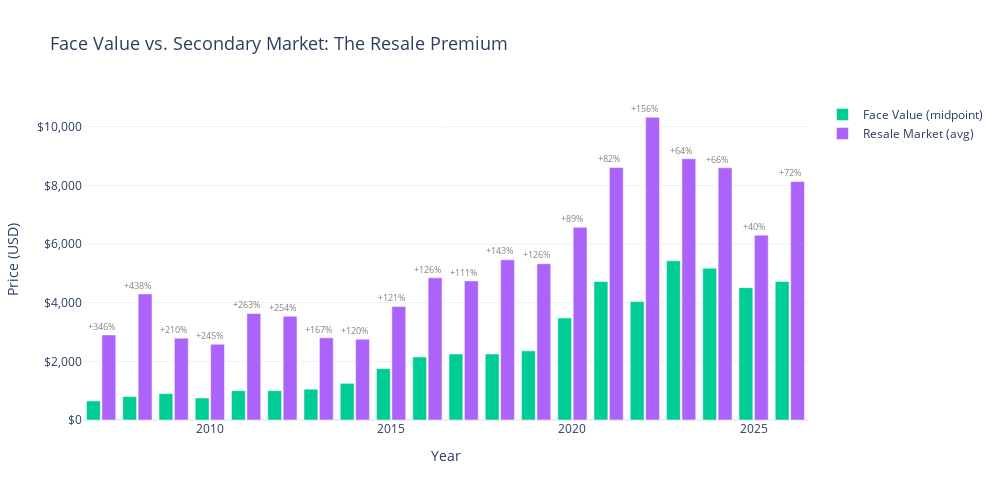

Write notebook code for a chart like this one.
### Markdown cell above
---
## Chart 2: Face Value vs. Resale Market — The Premium

### Code cell
recent = df[df['resale_avg'].notna()].copy()

fig = go.Figure()

fig.add_trace(go.Bar(
    x=recent['year'],
    y=recent['face_value_mid'],
    name='Face Value (midpoint)',
    marker_color=COLORS['face_value'],
    hovertemplate='%{x}<br>Face value: $%{y:,.0f}<extra></extra>',
))

fig.add_trace(go.Bar(
    x=recent['year'],
    y=recent['resale_avg'],
    name='Resale Market (avg)',
    marker_color=COLORS['resale'],
    hovertemplate='%{x}<br>Resale: $%{y:,.0f}<extra></extra>',
))

# Markup percentage annotations
for _, row in recent.iterrows():
    if row['face_value_mid'] > 0:
        markup = ((row['resale_avg'] - row['face_value_mid']) / row['face_value_mid']) * 100
        fig.add_annotation(
            x=row['year'], y=row['resale_avg'] + 300,
            text=f'+{markup:.0f}%',
            showarrow=False, font=dict(size=9, color='gray')
        )

fig.update_layout(
    title=dict(text='Face Value vs. Secondary Market: The Resale Premium', font_size=18),
    barmode='group',
    xaxis_title='Year',
    yaxis_title='Price (USD)',
    yaxis_tickformat='$,.0f',
    width=1000, height=500,
    bargap=0.15,
    bargroupgap=0.1,
)

fig.show()
fig.write_image(EXPORT_DIR / "face_vs_resale.png", scale=2)

### Figure 1 — Plotly figure (JSON) as saved in the notebook; plotly's stock layout.template omitted (floating-point values rounded to 4 significant figures)
{"data": [{"hovertemplate": "%{x}<br>Face value: $%{y:,.0f}<extra></extra>", "marker": {"color": "#00CC96"}, "name": "Face Value (midpoint)", "type": "bar", "x": [2007, 2008, 2009, 2010, 2011, 2012, 2013, 2014, 2015, 2016, 2017, 2018, 2019, 2020, 2021, 2022, 2023, 2024, 2025, 2026], "y": [650.0, 800.0, 900.0, 750.0, 1000.0, 1000.0, 1050.0, 1250.0, 1750.0, 2150.0, 2250.0, 2250.0, 2358.0, 3480.0, 4725.0, 4037.0, 5432.0, 5175.0, 4513.0, 4725.0]}, {"hovertemplate": "%{x}<br>Resale: $%{y:,.0f}<extra></extra>", "marker": {"color": "#AB63FA"}, "name": "Resale Market (avg)", "type": "bar", "x": [2007, 2008, 2009, 2010, 2011, 2012, 2013, 2014, 2015, 2016, 2017, 2018, 2019, 2020, 2021, 2022, 2023, 2024, 2025, 2026], "y": [2900.0, 4300.0, 2790.0, 2584.0, 3631.0, 3536.0, 2802.0, 2754.0, 3869.0, 4849.0, 4744.0, 5463.0, 5329.0, 6569.0, 8609.0, 10320.0, 8907.0, 8600.0, 6304.0, 8132.0]}], "layout": {"annotations": [{"font": {"color": "gray", "size": 9}, "showarrow": false, "text": "+346%", "x": 2007, "y": 3200.0}, {"font": {"color": "gray", "size": 9}, "showarrow": false, "text": "+438%", "x": 2008, "y": 4600.0}, {"font": {"color": "gray", "size": 9}, "showarrow": false, "text": "+210%", "x": 2009, "y": 3090.0}, {"font": {"color": "gray", "size": 9}, "showarrow": false, "text": "+245%", "x": 2010, "y": 2884.0}, {"font": {"color": "gray", "size": 9}, "showarrow": false, "text": "+263%", "x": 2011, "y": 3931.0}, {"font": {"color": "gray", "size": 9}, "showarrow": false, "text": "+254%", "x": 2012, "y": 3836.0}, {"font": {"color": "gray", "size": 9}, "showarrow": false, "text": "+167%", "x": 2013, "y": 3102.0}, {"font": {"color": "gray", "size": 9}, "showarrow": false, "text": "+120%", "x": 2014, "y": 3054.0}, {"font": {"color": "gray", "size": 9}, "showarrow": false, "text": "+121%", "x": 2015, "y": 4169.0}, {"font": {"color": "gray", "size": 9}, "showarrow": false, "text": "+126%", "x": 2016, "y": 5149.0}, {"font": {"color": "gray", "size": 9}, "showarrow": false, "text": "+111%", "x": 2017, "y": 5044.0}, {"font": {"color": "gray", "size": 9}, "showarrow": false, "text": "+143%", "x": 2018, "y": 5763.0}, {"font": {"color": "gray", "size": 9}, "showarrow": false, "text": "+126%", "x": 2019, "y": 5629.0}, {"font": {"color": "gray", "size": 9}, "showarrow": false, "text": "+89%", "x": 2020, "y": 6869.0}, {"font": {"color": "gray", "size": 9}, "showarrow": false, "text": "+82%", "x": 2021, "y": 8909.0}, {"font": {"color": "gray", "size": 9}, "showarrow": false, "text": "+156%", "x": 2022, "y": 10620.0}, {"font": {"color": "gray", "size": 9}, "showarrow": false, "text": "+64%", "x": 2023, "y": 9207.0}, {"font": {"color": "gray", "size": 9}, "showarrow": false, "text": "+66%", "x": 2024, "y": 8900.0}, {"font": {"color": "gray", "size": 9}, "showarrow": false, "text": "+40%", "x": 2025, "y": 6604.0}, {"font": {"color": "gray", "size": 9}, "showarrow": false, "text": "+72%", "x": 2026, "y": 8432.0}], "bargap": 0.15, "bargroupgap": 0.1, "barmode": "group", "height": 500, "title": {"font": {"size": 18}, "text": "Face Value vs. Secondary Market: The Resale Premium"}, "width": 1000, "xaxis": {"title": {"text": "Year"}}, "yaxis": {"tickformat": "$,.0f", "title": {"text": "Price (USD)"}}}}
